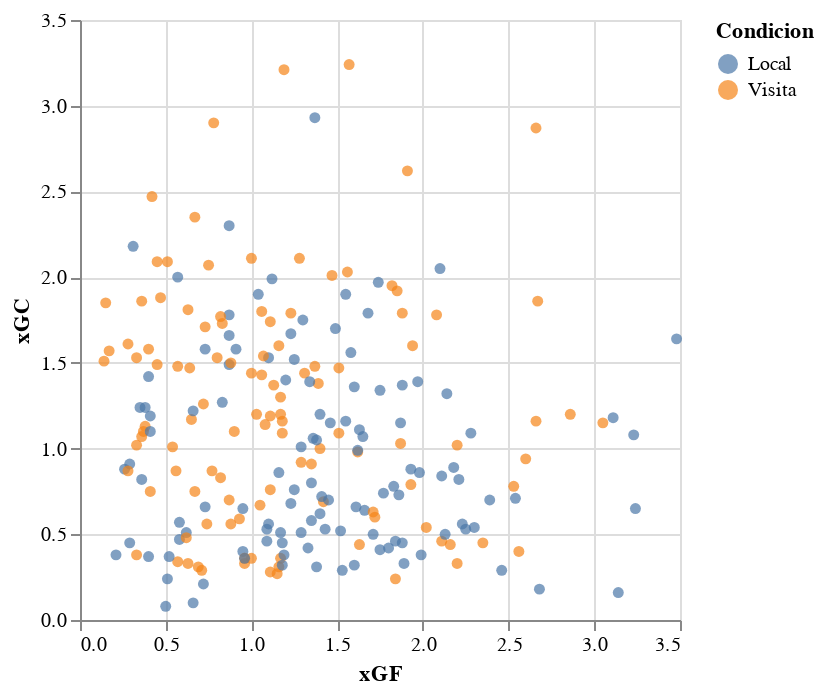

The notebook cell saved with this chart:
### Markdown cell above
### Diagrama de dispersión
Basado en la probabilidad de que un disparo sea anotación, se comparan las siguientes variables usando diagrama de dispersión:

- xGF: Probabilidad acumulada de que los disparos de Cruz Azul terminen en gol 
- xGC: Probabilidad acumulada de que los disparos rivales terminen en gol

Página con ejemplo original de altair:
- [Simple Scatter Plot with Tooltips](https://altair-viz.github.io/gallery/scatter_tooltips.html)

### Code cell
# gráfica básica
alt.Chart(df_cruzazul).mark_circle().encode(
    x="xGF:Q",
    y='xGC:Q',
    color="Condicion:N",
)

### Figure 1 — Vega-Lite specification as saved in the notebook (floating-point values rounded to 4 significant figures; data arrays with more than 128 entries replaced by an {"elided": "..."} marker saying what was removed)
{"config": {"view": {"continuousWidth": 300, "continuousHeight": 300}}, "data": {"name": "data-a9677f9b126812339cd6c1ae04f9fb00"}, "mark": {"type": "circle"}, "encoding": {"color": {"field": "Condicion", "type": "nominal"}, "x": {"field": "xGF", "type": "quantitative"}, "y": {"field": "xGC", "type": "quantitative"}}, "$schema": "https://vega.github.io/schema/vega-lite/v5.16.3.json", "datasets": {"data-a9677f9b126812339cd6c1ae04f9fb00": {"elided": "229 records"}}}
